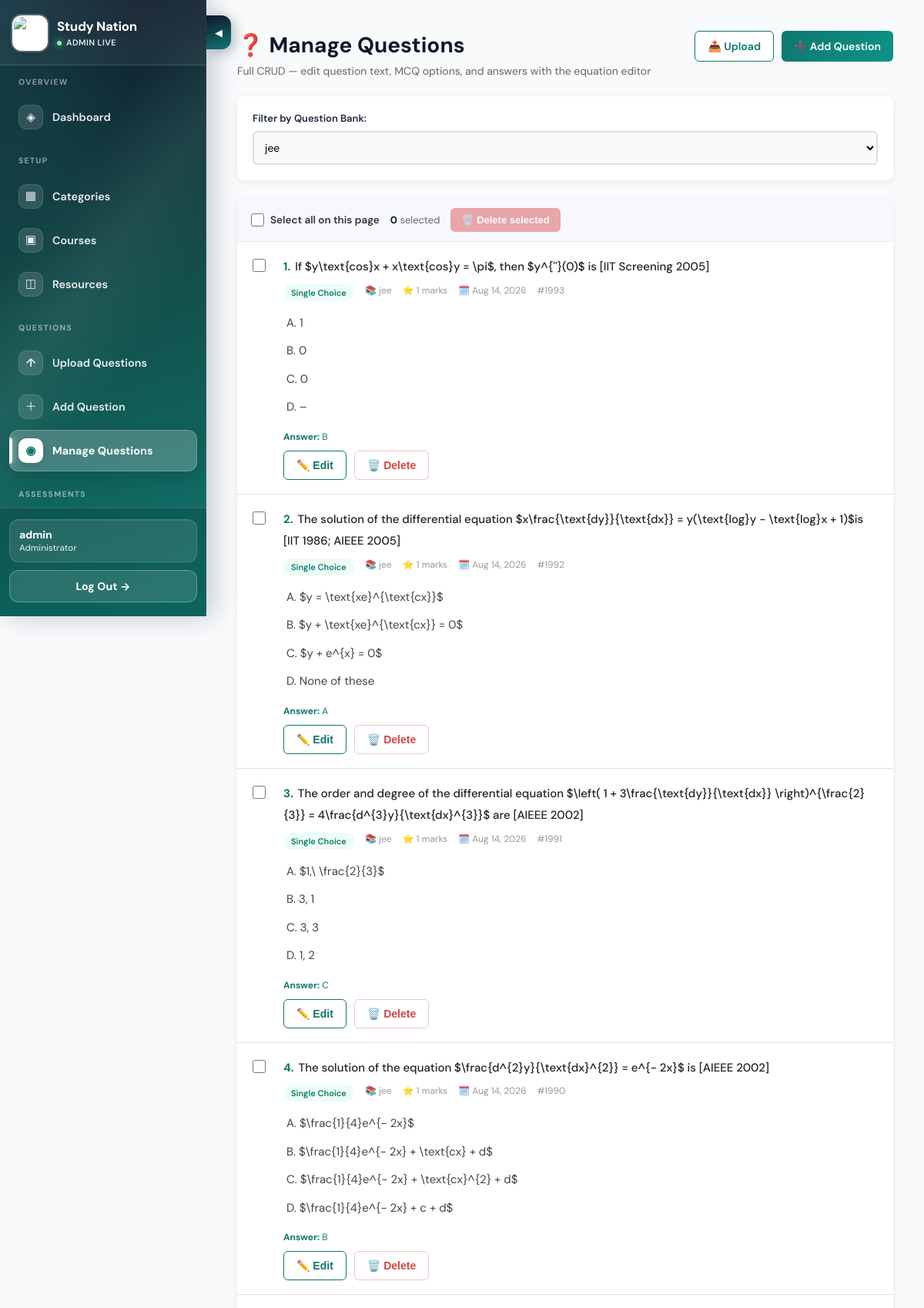
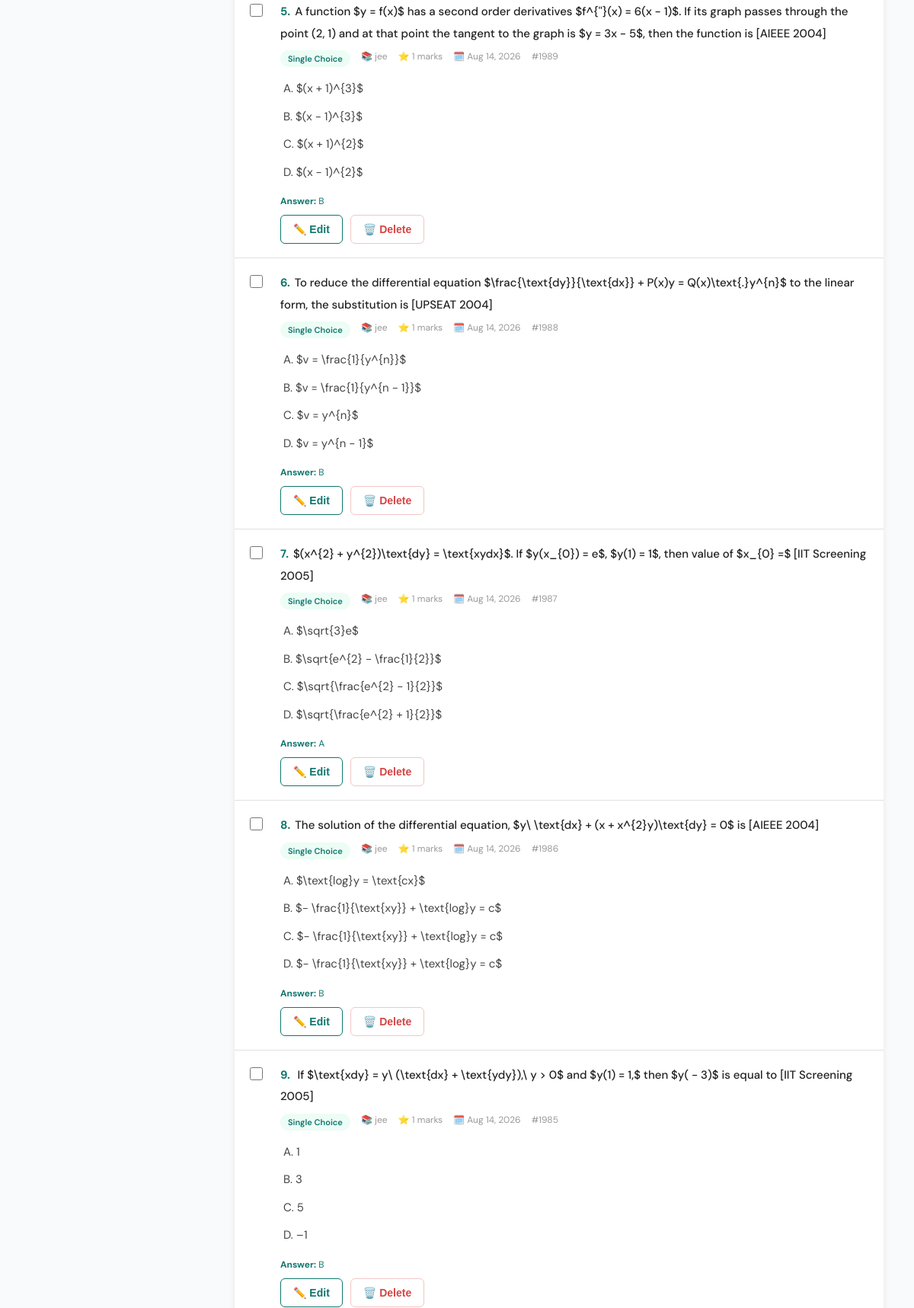
/admin-panel/manage-questions/ (signed in, upper part), run on the app's committed database (2 pictures, top to bottom).
### courses/models.py (models this page shows, shortened)
class Question(models.Model):
    QUESTION_TYPES = [
        ("single_choice", "Single Choice"),
        ("multiple_choice", "Multiple Choice"),
        ("true_false", "True/False"),
        ("numerical", "Numerical"),
        ("matching", "Matching"),
        ("structured", "Structured (multi-part, past paper style)"),
        ("mcq", "Multiple Choice Questions"),
        ("comprehension", "Comprehension Questions"),
        ("fill_blank", "Fill in the Blanks Questions"),
        ("integer", "Integer Type Questions"),
    ]
    ANSWER_TYPES = [
        ("single", "Single"),
        ("multiple", "Multiple"),
    ]
    DIFFICULTY_LEVELS = [
        ("", "Add difficulty level"),
        ("easy", "Easy"),
        ("medium", "Medium"),
        ("hard", "Hard"),
    ]
    SEASON_CHOICES = [
        ("summer", "Summer"),
        ("winter", "Winter"),
        ("specimen", "Specimen"),
    ]
    ZONE_CHOICES = [
        ("", "—"),
        ("zone_1", "Zone 1"),
        ("zone_2", "Zone 2"),
        ("zone_3", "Zone 3"),
    ]
    question_bank = models.ForeignKey(
        QuestionBank, on_delete=models.CASCADE, related_name="questions"
    )
    question_type = models.CharField(max_length=20, choices=QUESTION_TYPES)
    question_text = models.TextField(
        help_text=(
            "Supports inline math using LaTeX delimiters: $x^2+1$ for inline, "
            "$$\\frac{a}{b}$$ for a centered block. Rendered with MathJax on "
            "the site and rasterized for PDF export."
        )
    )
    order = models.IntegerField(default=0)
    option_a = models.CharField(max_length=5000, blank=True)
    option_b = models.CharField(max_length=5000, blank=True)
    option_c = models.CharField(max_length=5000, blank=True)
    option_d = models.CharField(max_length=5000, blank=True)
    correct_answer = models.CharField(
        max_length=5000, blank=True, help_text="For choice: A/B/C/D or A,B for multiple"
    )
    marks = models.IntegerField(default=1)
    explanation = models.TextField(
        blank=True, help_text="Shown to students as the question 'Solution'."
    )
    video_solution_url = models.URLField(
        max_length=500,
        blank=True,
        default="",
        help_text="Optional link to a video solution (YouTube, Vimeo, Drive, etc.).",
    )
    difficulty_level = models.CharField(
        max_length=10, choices=DIFFICULTY_LEVELS, blank=True, default=""
    )
    answer_type = models.CharField(
        max_length=10,
        choices=ANSWER_TYPES,
        default="single",
        help_text="Whether one option ('single') or several options "
        "('multiple') can be marked correct.",
    )
    negative_marks = models.DecimalField(
        max_digits=6, decimal_places=2, default=0,
        help_text="Marks deducted for a wrong attempt.",
    )
    partial_marking = models.BooleanField(
        default=False,
        help_text="Award proportional marks for a partially-correct "
        "'multiple' answer instead of all-or-nothing.",
    )
    passage = models.TextField(
        blank=True,
        help_text="Shared comprehension passage this question belongs to "
        "(only used for 'comprehension' type questions).",
    )
    numeric_tolerance = models.DecimalField(
        max_digits=10, decimal_places=3, null=True, blank=True,
        help_text="Allowed +/- tolerance for 'integer' type answers.",
    )
    tags = models.CharField(
        max_length=500,
        blank=True,
        help_text="Comma-separated tags, e.g. 'Algebra, Grade 10'",
    )
    topic = models.CharField(
        max_length=255,
        blank=True,
        help_text="Comma-separated topics, e.g. 'Functions, Modulus'",
    )
    paper_code = models.CharField(
        max_length=50,
        blank=True,
        help_text="Subject/paper code, e.g. '0606/23'",
    )
    year = models.IntegerField(null=True, blank=True, help_text="e.g. 2019")
    season = models.CharField(
        max_length=20, choices=SEASON_CHOICES, blank=True
    )
    zone = models.CharField(max_length=20, choices=ZONE_CHOICES, blank=True)
    question_number = models.CharField(
        max_length=20,
        blank=True,
        help_text="Question number within the paper, e.g. 'Q10' or '10'",
    )
    question_code = models.CharField(
        max_length=120,
        blank=True,
        db_index=True,
        help_text=(
            "Auto-generated display code, e.g. '0606/23_Winter_2019_Q10'. "
            "Leave blank to auto-generate from paper code, season, year, "
            "and question number."
        ),
    )
    equation_images = models.TextField(
        blank=True,
        help_text="JSON list of equation image URLs captured from a Word import (read-only reference).",
    )
    created_at = models.DateTimeField(auto_now_add=True)
    class Meta:
        ordering = ["order"]
    @property
    def equation_image_list(self):
        if not self.equation_images:
            return []
        try:
            import json
            data = json.loads(self.equation_images)
            return data if isinstance(data, list) else []
        except (ValueError, TypeError):
            return []

class QuestionBank(models.Model):
    course = models.ForeignKey(
        Course,
        on_delete=models.PROTECT,
        related_name="question_banks",
    )
    title = models.CharField(max_length=200)
    subject_title = models.CharField(
        max_length=150,
        blank=True,
        default="",
        db_index=True,
        help_text="Subject title for this bank, e.g. Mathematics, Physics",
    )
    description = models.TextField(blank=True)
    total_questions = models.IntegerField(default=0)
    difficulty = models.CharField(
        max_length=20,
        choices=[("easy", "Easy"), ("medium", "Medium"), ("hard", "Hard")],
        default="medium",
    )
    created_at = models.DateTimeField(auto_now_add=True)
    class Meta:
        ordering = ["-created_at"]

### admin_panel/views.py (the view)
# urls.py: path("manage-questions/", views.manage_questions, name="manage_questions"),
@admin_required
def manage_questions(request):
    questions = (
        Question.objects.select_related("question_bank")
        .prefetch_related("options")
        .order_by("-created_at")
    )
    question_banks = QuestionBank.objects.all()
    qb_id = request.GET.get("question_bank")
    if qb_id:
        questions = questions.filter(question_bank_id=qb_id)
    page_obj, per_page_label, choices = paginate(request, questions)
    context = {
        "questions": page_obj.object_list,
        "question_banks": question_banks,
        "selected_qb": qb_id,
        **pagination_context(request, page_obj, per_page_label, choices),
    }
    return render(request, "admin_panel/manage_questions.html", context)

### admin_panel/templates/admin_panel/manage_questions.html (shortened to what this page needs)
<!DOCTYPE html>
<html lang="en">
<head>
    {% load course_extras %}
    {% include 'partials/mathjax.html' %}
</head>
<body>
{% include 'admin_panel/_partials/sidebar_slider.html' %}
<div class="dashboard-wrapper">
{% include 'admin_panel/_partials/admin_sidebar.html' with active='manage_questions' %}
<main class="main-content">
        <div class="header">
            <div>
                <h1>❓ Manage Questions</h1>
                <p>Full CRUD — edit question text, MCQ options, and answers with the equation editor</p>
            </div>
            <div class="header-actions">
                <a class="btn btn-outline" href="{% url 'admin_panel:csv_upload' %}">📤 Upload</a>
                <a class="btn btn-primary" href="{% url 'admin_panel:manual_question' %}">➕ Add Question</a>
            </div>
        </div>
        <div class="filter-section">
            <div class="filter-group">
                <label for="qb-filter">Filter by Question Bank:</label>
                <form method="get" id="mqFilterForm">
                    <select name="question_bank" id="qb-filter" onchange="this.form.submit();">
                        {% for qb in question_banks %}
                        <option value="{{ qb.id }}" {% if selected_qb|add:"" == qb.id|add:"" %}selected{% endif %}>
                            {{ qb.title }}{% if qb.subject_title %} · {{ qb.subject_title }}{% endif %}
                        </option>
                        {% endfor %}
                    </select>
                </form>
            </div>
        </div>
        <div class="questions-section" id="questionsList">
            {% if questions %}
                <div class="bulk-toolbar" id="bulkToolbar">
                    <label class="bulk-select-all">
                        <input type="checkbox" id="selectAllQuestions" onchange="toggleSelectAll(this)" />
                        Select all on this page
                    </label>
                    <span class="bulk-count"><strong id="selectedCount">0</strong> selected</span>
                    <button type="button" class="btn-danger-solid" id="bulkDeleteBtn" disabled onclick="bulkDeleteSelected()">
                        🗑️ Delete selected
                    </button>
                </div>
                {% for question in questions %}
                <div class="question-item" id="q-row-{{ question.id }}" data-question-id="{{ question.id }}">
                    <div class="q-check-wrap">
                        <input type="checkbox" class="q-check" value="{{ question.id }}"
                               onchange="onQuestionCheckChange()" aria-label="Select question {{ question.id }}" />
                    </div>
                    <div class="q-body">
                    <div class="question-text"><span style="color:#0f766e;font-weight:700;margin-right:6px;">{{ page_obj.start_index|add:forloop.counter0 }}.</span>{{ question.question_text|safe_html_stem }}</div>
                    <div class="question-meta">
                        <span class="type-badge">{{ question.get_question_type_display }}</span>
                        <span>📚 {{ question.question_bank.title }}</span>
                        <span>⭐ {{ question.marks }} marks</span>
                        <span>🗓️ {{ question.created_at|date:"M d, Y" }}</span>
                        <span>#{{ question.id }}</span>
                    </div>
                    {% with opts=question.options.all %}
                      {% if opts %}
                        <div class="q-options">
                          {% for opt in opts %}
                            <div class="opt {% if opt.is_correct %}correct{% endif %}">
                              {% if opt.is_correct %}✓{% else %}○{% endif %} {{ opt.text|safe_html_option }}
                            </div>
                          {% endfor %}
                        </div>
                      {% elif question.option_a or question.option_b %}
                        <div class="q-options">
                          {% if question.option_a %}<div class="opt">A. {{ question.option_a|safe_html_option }}</div>{% endif %}
                          {% if question.option_b %}<div class="opt">B. {{ question.option_b|safe_html_option }}</div>{% endif %}
                          {% if question.option_c %}<div class="opt">C. {{ question.option_c|safe_html_option }}</div>{% endif %}
                          {% if question.option_d %}<div class="opt">D. {{ question.option_d|safe_html_option }}</div>{% endif %}
                        </div>
                      {% endif %}
                    {% endwith %}
                    {% if question.correct_answer %}
                    <div style="font-size: 12px; color: #0f766e; margin-bottom: 6px;">
                        <strong>Answer:</strong> {{ question.correct_answer|safe_html }}
                    </div>
                    {% endif %}
                    <div class="q-actions">
                        <button type="button" class="btn btn-outline" onclick="openEdit({{ question.id }})">✏️ Edit</button>
                        <button type="button" class="btn btn-danger" onclick="deleteQuestion({{ question.id }})">🗑️ Delete</button>
                    </div>
                    </div>
                </div>
                {% endfor %}
            {% else %}
                <div class="empty-state">
                    <h3>📭 No Questions Found</h3>
                    <p>Start by uploading a CSV/Word file or creating questions manually.</p>
                </div>
            {% endif %}
        </div>
    </main>
</div>
</body>
</html>

### admin_panel/templates/admin_panel/_partials/admin_sidebar.html (shortened to what this page needs)
<aside class="sidebar" id="adminSidebar" aria-label="Admin navigation">
  <div class="sidebar-header">
    <a class="sidebar-brand" href="{% url 'admin_panel:dashboard' %}">
      <img
        src="/media/study_nation_logo.jpeg"
        alt="Study Nation"
        class="sidebar-logo"
      />
      <div class="sidebar-brand-text">
        <strong>Study Nation</strong>
        <span>Admin live</span>
      </div>
    </a>
  </div>
  <nav class="sidebar-nav-wrap" aria-label="Main">
    <ul class="sidebar-nav">
      <li class="sidebar-section-label">Overview</li>
      <li>
        <a href="{% url 'admin_panel:dashboard' %}" class="{% if active == 'dashboard' %}active{% endif %}">
          <span class="nav-ico">◈</span> Dashboard
        </a>
      </li>
      <li class="sidebar-section-label">Setup</li>
      <li>
        <a href="{% url 'admin_panel:manage_categories' %}" class="{% if active == 'manage_categories' %}active{% endif %}">
          <span class="nav-ico">▦</span> Categories
        </a>
      </li>
      <li>
        <a href="{% url 'admin_panel:manage_courses' %}" class="{% if active == 'manage_courses' %}active{% endif %}">
          <span class="nav-ico">▣</span> Courses
        </a>
      </li>
      <li>
        <a href="{% url 'admin_panel:manage_resources' %}" class="{% if active == 'manage_resources' %}active{% endif %}">
          <span class="nav-ico">◫</span> Resources
        </a>
      </li>
      <li class="sidebar-section-label">Questions</li>
      <li>
        <a href="{% url 'admin_panel:csv_upload' %}" class="{% if active == 'csv_upload' %}active{% endif %}">
          <span class="nav-ico">↑</span> Upload Questions
        </a>
      </li>
      <li>
        <a href="{% url 'admin_panel:manual_question' %}" class="{% if active == 'manual_question' %}active{% endif %}">
          <span class="nav-ico">＋</span> Add Question
        </a>
      </li>
      <li>
        <a href="{% url 'admin_panel:manage_questions' %}" class="{% if active == 'manage_questions' %}active{% endif %}">
          <span class="nav-ico">◉</span> Manage Questions
        </a>
      </li>
      <li class="sidebar-section-label">Assessments</li>
    </ul>
  </nav>
  <div class="sidebar-footer">
    <div class="sidebar-user">
      <strong>
        {% if admin_user %}
          {{ admin_user.user.username }}
        {% elif user.is_authenticated %}
          {{ user.username }}
        {% else %}
          Admin
        {% endif %}
      </strong>
      <span>Administrator</span>
    </div>
    <a href="{% url 'admin_panel:logout' %}" class="logout-btn">Log Out →</a>
  </div>
</aside>

### data on the page
Question: start_index|add "1", question_text "If $y\\text{cos}x + x\\text{cos}y = \\pi$, then $y^{''}(0)$ is [IIT Screening 2005]", question_type "Single Choice", question_bank "jee", marks "1", created_at "Aug 14, 2026", id "1993", option_a "1", option_b "0", option_c "0", option_d "–", correct_answer "B"
Question: start_index|add "2", question_text "The solution of the differential equation $x\\frac{\\text{dy}}{\\text{dx}} = y(\\text{log}y - \\text{log}x + 1)$is [IIT 1986; AIEEE 2005]", question_type "Single Choice", question_bank "jee", marks "1", created_at "Aug 14, 2026", id "1992", option_a "$y = \\text{xe}^{\\text{cx}}$", option_b "$y + \\text{xe}^{\\text{cx}} = 0$", option_c "$y + e^{x} = 0$", option_d "None of these", correct_answer "A"
Question: start_index|add "3", question_text "The order and degree of the differential equation $\\left( 1 + 3\\frac{\\text{dy}}{\\text{dx}} \\right)^{\\frac{2}{3}} = 4\\frac{d^{3}y}{\\text{dx}^{3}}$ are [AIEEE 2002]", question_type "Single Choice", question_bank "jee", marks "1", created_at "Aug 14, 2026", id "1991", option_a "$1,\\ \\frac{2}{3}$", option_b "3, 1", option_c "3, 3", option_d "1, 2", correct_answer "C"
Question: start_index|add "4", question_text "The solution of the equation $\\frac{d^{2}y}{\\text{dx}^{2}} = e^{- 2x}$ is [AIEEE 2002]", question_type "Single Choice", question_bank "jee", marks "1", created_at "Aug 14, 2026", id "1990", option_a "$\\frac{1}{4}e^{- 2x}$", option_b "$\\frac{1}{4}e^{- 2x} + \\text{cx} + d$", option_c "$\\frac{1}{4}e^{- 2x} + \\text{cx}^{2} + d$", option_d "$\\frac{1}{4}e^{- 2x} + c + d$", correct_answer "B"
Question: start_index|add "5", question_text "A function $y = f(x)$ has a second order derivatives $f^{''}(x) = 6(x - 1)$. If its graph passes through the point (2, 1) and at that point the tangent to the graph is $y = 3x - 5$, then the function is [AIEEE 2004]", question_type "Single Choice", question_bank "jee", marks "1", created_at "Aug 14, 2026", id "1989", option_a "$(x + 1)^{3}$", option_b "$(x - 1)^{3}$", option_c "$(x + 1)^{2}$", option_d "$(x - 1)^{2}$", correct_answer "B"
Question: start_index|add "6", question_text "To reduce the differential equation $\\frac{\\text{dy}}{\\text{dx}} + P(x)y = Q(x)\\text{.}y^{n}$ to the linear form, the substitution is [UPSEAT 2004]", question_type "Single Choice", question_bank "jee", marks "1", created_at "Aug 14, 2026", id "1988", option_a "$v = \\frac{1}{y^{n}}$", option_b "$v = \\frac{1}{y^{n - 1}}$", option_c "$v = y^{n}$", option_d "$v = y^{n - 1}$", correct_answer "B"
Question: start_index|add "7", question_text "$(x^{2} + y^{2})\\text{dy} = \\text{xydx}$. If $y(x_{0}) = e$, $y(1) = 1$, then value of $x_{0} =$ [IIT Screening 2005]", question_type "Single Choice", question_bank "jee", marks "1", created_at "Aug 14, 2026", id "1987", option_a "$\\sqrt{3}e$", option_b "$\\sqrt{e^{2} - \\frac{1}{2}}$", option_c "$\\sqrt{\\frac{e^{2} - 1}{2}}$", option_d "$\\sqrt{\\frac{e^{2} + 1}{2}}$", correct_answer "A"
Question: start_index|add "8", question_text "The solution of the differential equation, $y\\ \\text{dx} + (x + x^{2}y)\\text{dy} = 0$ is [AIEEE 2004]", question_type "Single Choice", question_bank "jee", marks "1", created_at "Aug 14, 2026", id "1986", option_a "$\\text{log}y = \\text{cx}$", option_b "$- \\frac{1}{\\text{xy}} + \\text{log}y = c$", option_c "$- \\frac{1}{\\text{xy}} + \\text{log}y = c$", option_d "$- \\frac{1}{\\text{xy}} + \\text{log}y = c$", correct_answer "B"
Question: start_index|add "9", question_text "If $\\text{xdy} = y\\ (\\text{dx} + \\text{ydy}),\\ y > 0$ and $y(1) = 1,$ then $y( - 3)$ is equal to [IIT Screening 2005]", question_type "Single Choice", question_bank "jee", marks "1", created_at "Aug 14, 2026", id "1985", option_a "1", option_b "3", option_c "5", option_d "–1", correct_answer "B"

### other printed values
{{ user.username }} "admin"
form field question_bank "jee"
